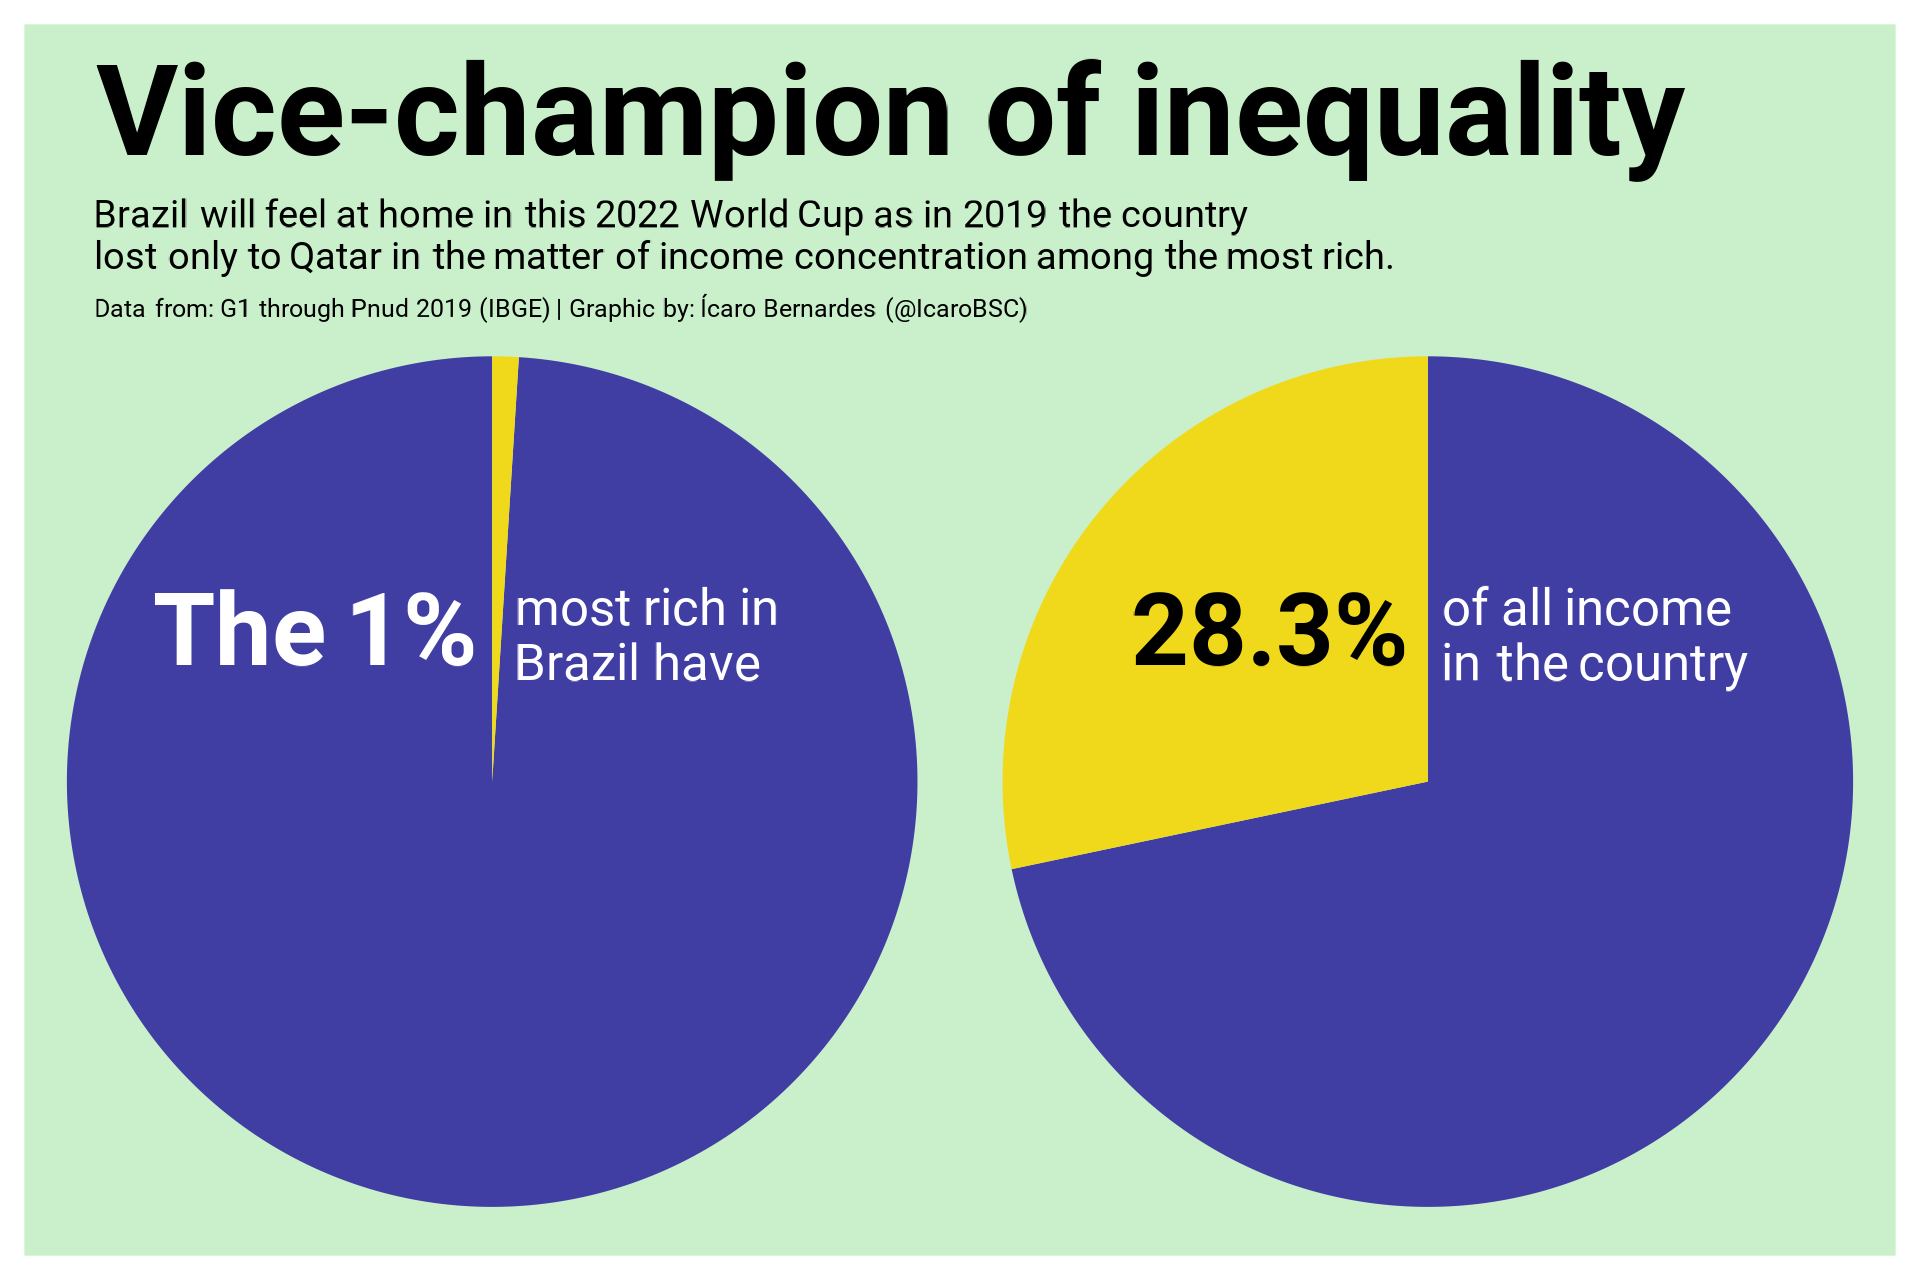

The R source for this figure:
library(tidyverse)
library(ggforce)
library(patchwork)
library(showtext)
library(ggtext)
library(colorspace)

## Adding Google Fonts
sysfonts::font_add_google(name = "Roboto", family = "Roboto")
sans <- "Roboto"

## Allows the use of the downloaded Google Font
## To see the results updated, it's needed to call windows() or save the image
showtext::showtext_opts(dpi = 320)
showtext::showtext_auto()

## Defines some layout constants
lnhgt <- 1.1 ### To set the lineheight

## Creates the pie charts
p1 <- ggplot(NULL) +
  ggforce::geom_arc_bar(aes(x0 = 0, y0 = 0, r0 = 0, r = 1,
                            amount = c(1,99),
                            fill = I(c("#F0D81B","#403EA3"))),
                        stat = 'pie', color = NA) +
  coord_fixed() +
  theme_void()

p2 <- ggplot(NULL) +
  ggforce::geom_arc_bar(aes(x0 = 0, y0 = 0, r0 = 0, r = 1,
                            amount = c(71.7,28.3),
                            fill = I(c("#403EA3","#F0D81B"))),
                        stat = 'pie', color = NA) +
  coord_fixed() +
  theme_void()

## Defines coordinates for all texts
texts <- tibble(
  x = c(rep(0.03,3),rep(0.255,2),rep(0.75,2)),
  y = c(0.98,0.87,0.79,rep(0.5,2),rep(0.5,2)),
  hjust = c(rep(0,3),rep(c(1,0),2)),
  vjust = c(rep(1,3),rep(0.5,4)),
  color = c(rep("black",3),rep("white",2),"black","white"),
  fontface = c("bold",rep("plain",2),rep(c("bold","plain"),2)),
  size = c(10,3,2,rep(c(8,4),2)),
  label = c(
    "Vice-champion of inequality",
    
    "Brazil will feel at home in this 2022 World Cup as in 2019 the country<br>
    lost only to Qatar in the matter of income concentration among the most rich.",
    
    "Data from: G1 through Pnud 2019 (IBGE) | Graphic by: Ícaro Bernardes (@IcaroBSC)",
    
    "The 1%",
    
    "most rich in<br> Brazil have",
    
    "28.3%",
    
    "of all income<br> in the country"
  )
)

## Creates the main plot
p <- ggplot(NULL) +
  
  ### Places the texts
  ggtext::geom_richtext(aes(x = x, y = y, label = label, size = I(size),
                            hjust = hjust, vjust = vjust, color = I(color),
                            fontface = I(fontface)),
                        lineheight = lnhgt, family = sans,
                        label.color = NA, fill = NA, data = texts) +
  
  ### Eliminates unnecessary plot elements and defines a background color
  theme_void() +
  theme(
    plot.background = element_rect(fill = "#C9F0CB", color = NA)
  ) +
  
  ### Defines unitary limits for the plot and cuts expansion of axes
  coord_cartesian(xlim = c(0,1), ylim = c(0,1), expand = FALSE) +
  
  patchwork::inset_element(p1, left = 0, right = 0.5,
                           bottom = 0, top = 0.77, on_top = FALSE) +
  patchwork::inset_element(p2, left = 0.5, right = 1,
                           bottom = 0, top = 0.77, on_top = FALSE)


## Saves the plot
ggsave("day01/day01.png", plot = p, dpi = "retina",
       width = 6, height = 4)
